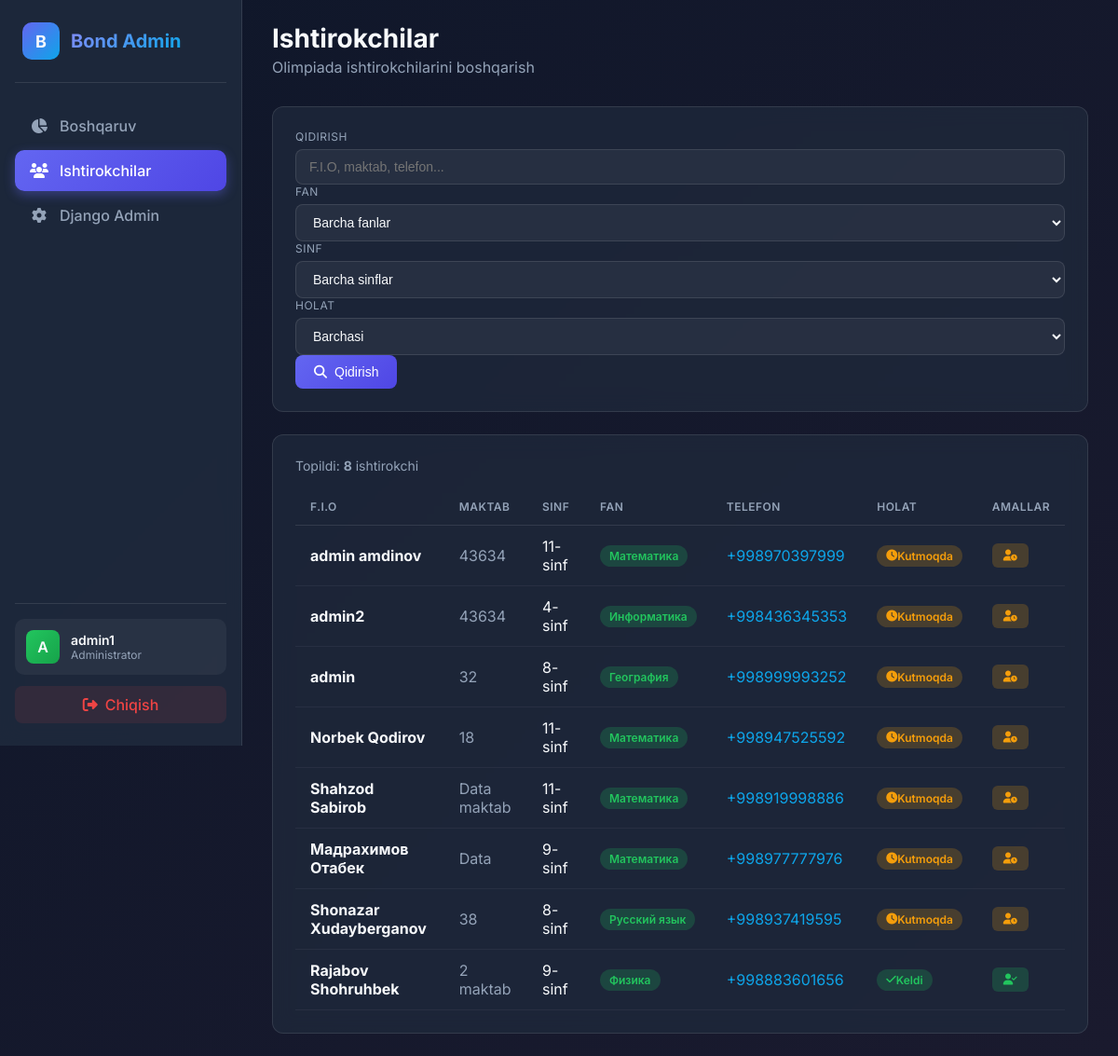
/panel/participants/ (signed in), run on an earlier commit of the app's database.
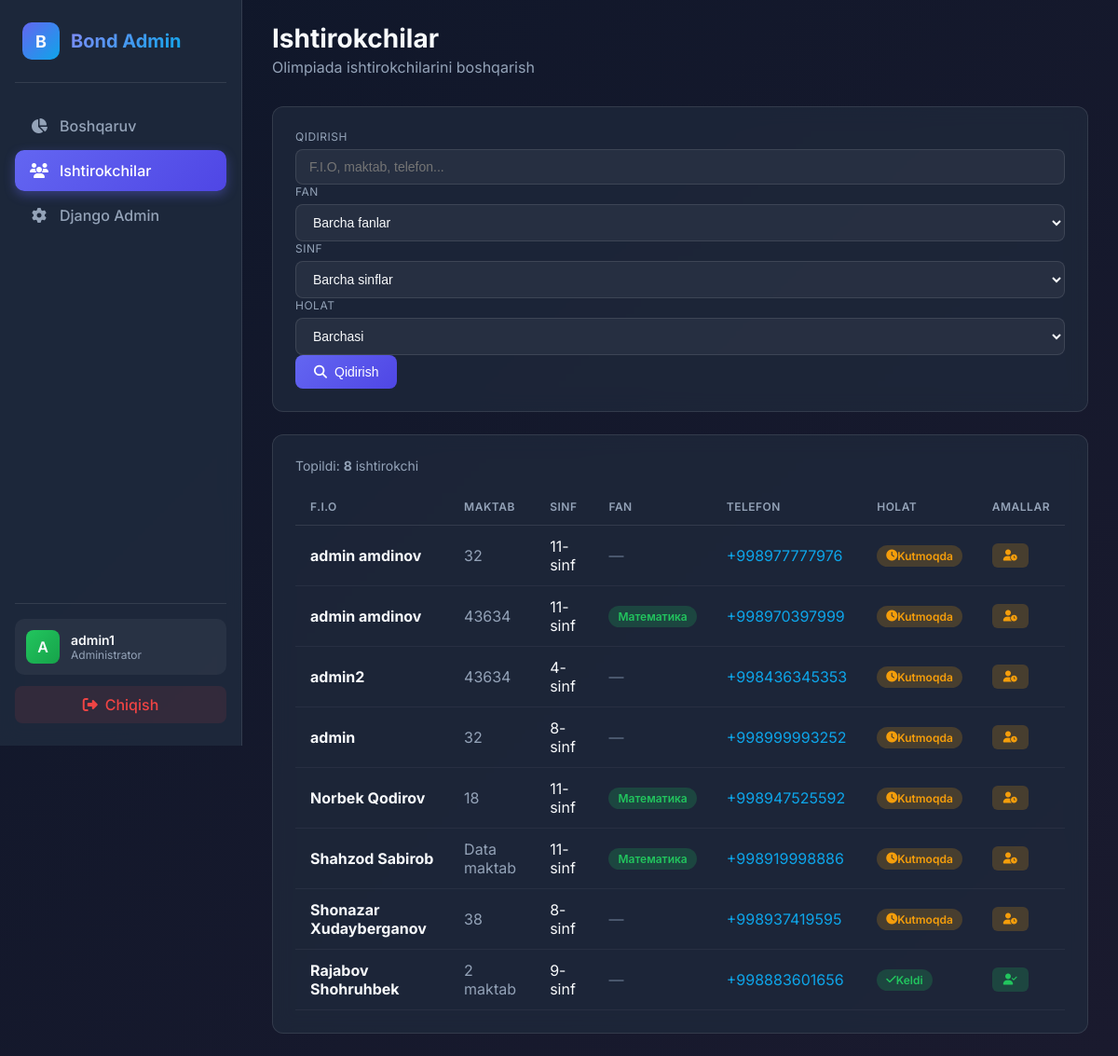
And on a later commit of the database.
### apps/public/models.py (models this page shows, shortened)
class Participant(models.Model):
    GRADE_CHOICES = [(i, str(i)) for i in range(1, 12)]
    LANGUAGE_CHOICES = [
        ('ru', 'Русский'),
        ('uz', "O'zbek"),
    ]
    id = models.UUIDField(primary_key=True, default=uuid.uuid4, editable=False)
    username = models.CharField(max_length=50, unique=True, verbose_name="Логин")
    password = models.CharField(max_length=128, verbose_name="Пароль")
    fullname = models.CharField(max_length=255, verbose_name="ФИО участника")
    phone_number = models.CharField(
        max_length=20, unique=True, verbose_name="Номер телефона"
    )
    region = models.CharField(max_length=100, verbose_name="Регион", default="")
    district = models.CharField(max_length=100, verbose_name="Район")
    school = models.CharField(max_length=255, verbose_name="Школа")
    grade = models.PositiveSmallIntegerField(
        choices=GRADE_CHOICES, verbose_name="Класс"
    )
    teacher_fullname = models.CharField(max_length=255, verbose_name="ФИО учителя")
    subject = models.ForeignKey(
        Subject,
        on_delete=models.SET_NULL,
        null=True,
        blank=True,
        verbose_name="Предмет",
    )
    test_language = models.CharField(
        max_length=2,
        choices=LANGUAGE_CHOICES,
        default='ru',
        verbose_name="Язык теста"
    )
    is_paid = models.BooleanField(default=False, verbose_name="Оплачен")
    paid_at = models.DateTimeField(null=True, blank=True, verbose_name="Дата оплаты")
    is_checked_in = models.BooleanField(default=False, verbose_name="Присутствовал")
    checked_in_at = models.DateTimeField(
        null=True, blank=True, verbose_name="Время отметки"
    )
    created_at = models.DateTimeField(
        auto_now_add=True, verbose_name="Дата регистрации"
    )
    score = models.IntegerField(default=0, verbose_name="Балл")
    telegram_user_id = models.BigIntegerField(
        null=True, blank=True, verbose_name="Telegram ID"
    )
    telegram_subscribed = models.BooleanField(
        default=False, verbose_name="Подписан на канал"
    )
    class Meta:
        verbose_name = "Участник"
        verbose_name_plural = "Участники"
        ordering = ["-created_at"]

class Subject(models.Model):
    name = models.CharField(max_length=100, verbose_name="Название предмета")
    class Meta:
        verbose_name = "Предмет"
        verbose_name_plural = "Предметы"
        ordering = ["name"]

### apps/admin_panel/views.py (the view)
# urls.py: path("participants/", views.ParticipantListView.as_view(), name="participants"),
class ParticipantListView(LoginRequiredMixin, View):
    login_url = "/panel/login/"
    def get(self, request):
        participants = Participant.objects.all()
        search = request.GET.get("search", "")
        if search:
            participants = participants.filter(
                Q(fullname__icontains=search)
                | Q(school__icontains=search)
                | Q(phone_number__icontains=search)
            )
        subject_id = request.GET.get("subject")
        if subject_id:
            participants = participants.filter(subject_id=subject_id)
        grade = request.GET.get("grade")
        if grade:
            participants = participants.filter(grade=grade)
        checkin_status = request.GET.get("checkin")
        if checkin_status == "yes":
            participants = participants.filter(is_checked_in=True)
        elif checkin_status == "no":
            participants = participants.filter(is_checked_in=False)
        subjects = Subject.objects.all()
        context = {
            "participants": participants,
            "subjects": subjects,
            "search": search,
            "selected_subject": subject_id,
            "selected_grade": grade,
            "selected_checkin": checkin_status,
        }
        return render(request, "admin_panel/participants.html", context)

### apps/admin_panel/templates/admin_panel/participants.html (shortened to what this page needs)
{% extends 'admin_panel/base.html' %}
{% block content %}
<div class="page-header">
    <div>
        <h1 class="page-title">Ishtirokchilar</h1>
        <p class="page-subtitle">Olimpiada ishtirokchilarini boshqarish</p>
    </div>
</div>
<div class="card" style="margin-bottom: 24px;">
    <form method="get" class="filters">
        <div class="filter-group" style="flex: 2;">
            <label class="filter-label">Qidirish</label>
            <input type="text" name="search" class="filter-input" placeholder="F.I.O, maktab, telefon..." value="{{ search }}">
        </div>
        <div class="filter-group">
            <label class="filter-label">Fan</label>
            <select name="subject" class="filter-select">
                <option value="">Barcha fanlar</option>
            </select>
        </div>
        <div class="filter-group">
            <label class="filter-label">Sinf</label>
            <select name="grade" class="filter-select">
                <option value="">Barcha sinflar</option>
            </select>
        </div>
        <div class="filter-group">
            <label class="filter-label">Holat</label>
            <select name="checkin" class="filter-select">
                <option value="">Barchasi</option>
            </select>
        </div>
        <div class="filter-btn">
            <button type="submit" class="btn btn-primary">
                <i class="fas fa-search"></i> Qidirish
            </button>
        </div>
    </form>
</div>
<div class="card">
    <p class="results-info">Topildi: <strong>{{ participants|length }}</strong> ishtirokchi</p>
    <div class="table-container">
        <table class="table">
            <thead>
                <tr>
                    <th>F.I.O</th>
                    <th>Maktab</th>
                    <th>Sinf</th>
                    <th>Fan</th>
                    <th>Telefon</th>
                    <th>Holat</th>
                    <th>Amallar</th>
                </tr>
            </thead>
            <tbody>
                {% for p in participants %}
                <tr class="participant-row" onclick="window.location='{% url 'admin_panel:participant_detail' p.pk %}'">
                    <td>
                        <strong>{{ p.fullname }}</strong>
                    </td>
                    <td style="color: var(--gray-400);">{{ p.school|truncatechars:25 }}</td>
                    <td>{{ p.grade }}-sinf</td>
                    <td>
                        {% if p.subject %}
                        <span class="badge badge-success">{{ p.subject.name }}</span>
                        {% else %}
                        <span style="color: var(--gray-500);">—</span>
                        {% endif %}
                    </td>
                    <td>
                        <a href="tel:{{ p.phone_number }}" class="phone-link" onclick="event.stopPropagation();">
                            {{ p.phone_number }}
                        </a>
                    </td>
                    <td>
                        {% if p.is_checked_in %}
                        <span class="badge badge-success">
                            <i class="fas fa-check"></i> Keldi
                        </span>
                        {% else %}
                        <span class="badge badge-warning">
                            <i class="fas fa-clock"></i> Kutmoqda
                        </span>
                        {% endif %}
                    </td>
                    <td onclick="event.stopPropagation();">
                        <button class="checkin-btn {% if p.is_checked_in %}checked{% else %}not-checked{% endif %}"
                                onclick="toggleCheckin('{{ p.pk }}', this)">
                            {% if p.is_checked_in %}
                            <i class="fas fa-user-check"></i>
                            {% else %}
                            <i class="fas fa-user-clock"></i>
                            {% endif %}
                        </button>
                    </td>
                </tr>
                {% endfor %}
            </tbody>
        </table>
    </div>
</div>
{% endblock %}

What changed in the data, as far as the page shows it:
removed Participant: fullname "Мадрахимов Отабек", school "Data", grade "9", subject.name "Математика", phone_number "+998977777976", is_checked_in False (drawn)
added Participant: fullname "admin amdinov", school "32", grade "11", phone_number "+998977777976", is_checked_in False (drawn)
changed Participant "admin2": subject.name "Информатика" → (not shown); now shows "—"
changed Participant "admin": subject.name "География" → (not shown); now shows "—"
changed Participant "Shonazar Xudayberganov": subject.name "Русский язык" → (not shown); now shows "—"
changed Participant "Rajabov Shohruhbek": subject.name "Физика" → (not shown); now shows "—"
